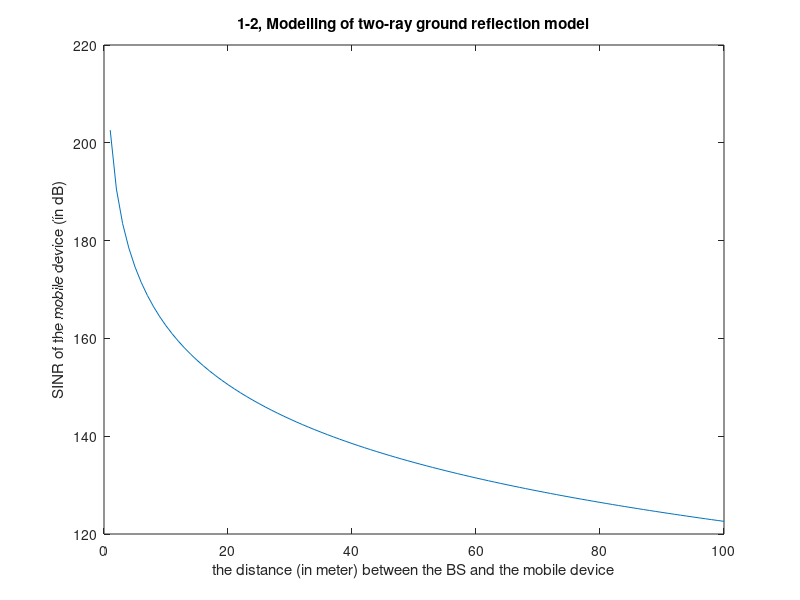

This chart was generated by the following MATLAB code: (Note: this script raises an error after producing the figure.)
T = 27;
bw = 10000000;
p_bs_dbm = 33;
gt_db = 14;
gr_db = 14;
h_bs = 51.5;
h_md = 1.5;
scale = 30;

pt = 10.^((p_bs_dbm - 30) / 10); %pt: transmit power
gt = 10.^(gt_db / 10); %gt: transmit antenna gain
gr = 10.^(gr_db / 10); %gr: receive antenna gain
ht = h_bs; %ht: transmit antenna height
hr = h_md; %hr: receive antenna height
d = 1:1:100; %d: reference distance, the distance between the BS and the mobile device (in meter) as the x-axis.
% pl = zeros(1,scale);
% pr = zeros(1,scale);
pl = (ht*hr)^2 * (1./d).^4; %pl: path loss
%pr: receive power, the received power of the mobile device (in dB) as the y-axis 
pr = (pl * pt * gt * gr);

% plot(d, pr);

% sinr: (signal power)/(interference power+noise power), SINR = S/(I+N)
k = 1.38 * 10^(-23); % Boltzmans constant
n = k * (T + 273) * bw; % Thermal noise power
% sinr = zeros(1, scale);
sinr = 10*log10( pr / (0 + n) );
figure;
plot(d, sinr);
xlabel('the distance (in meter) between the BS and the mobile device'); ylabel('SINR of the mobile device (in dB)');
title('1-2, Modelling of two-ray ground reflection model');
h = legend('two-ray Model',1);